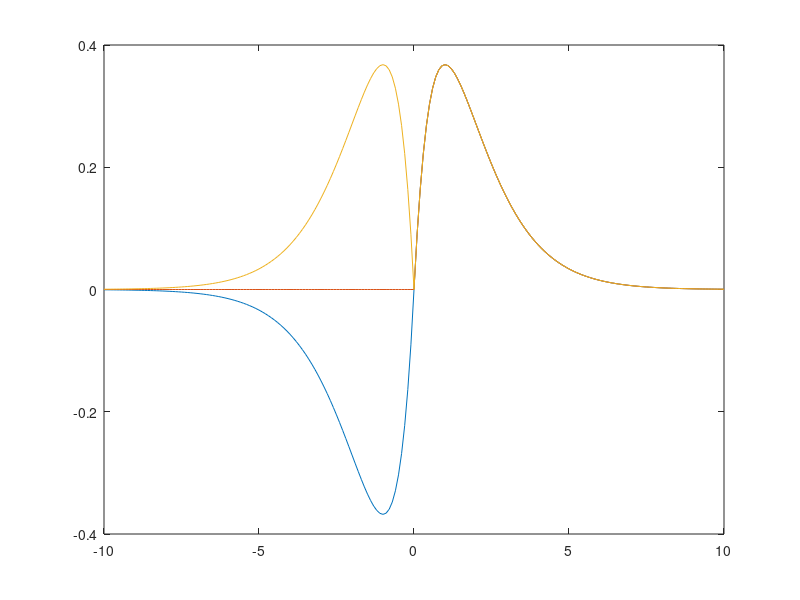

The MATLAB source for this figure:
% Plot the functions x0(t)= t exp(-|t|), xe(t)= t exp(-|t|), and x(t)= 0.5 ( x0(t) +xe(t) ) 
% For -10<=t<=10 with a step size of 0.1

% t is the time variable, sampled from -10 to 10 with a step size of 0.1
t = -10:0.1:10;

% x0 is the function t * exp(-|t|) evaluated at each t
x0 = t.*exp(-abs(t));

% xe is the function |t| * exp(-|t|) evaluated at each t
xe = abs(t).*exp(-abs(t));

% x is the average of x0 and xe
x = 0.5*(x0 + xe);

% Plot x0, xe, and x
plot(t, x0, t, x, t, xe);
